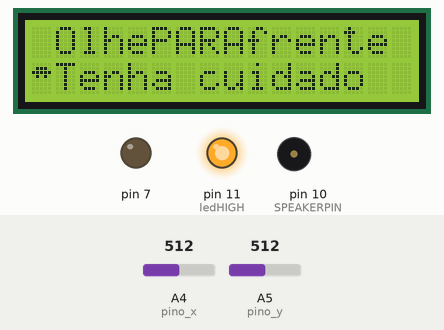
The sketch below on a simulated Arduino Uno, built with avr-gcc and run on an emulated ATmega328P. Shown: 16×2 character LCD, output pins drawn as LEDs (lit = HIGH), buzzer (waves = sounding, pin HIGH). The inputs (shaded band) are chosen by the test bench; at power-on: A4 (pino_x) = 512, A5 (pino_y) = 512. Random numbers use the default seed unless the sketch sets one.

Above: at 0.1 s.
At 39.5 s:
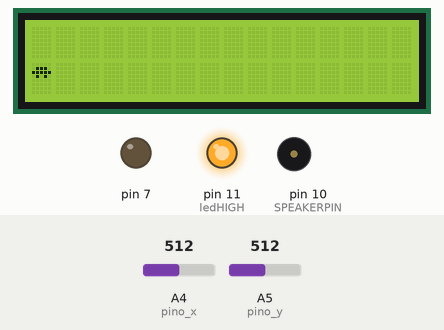
At 77.2 s:
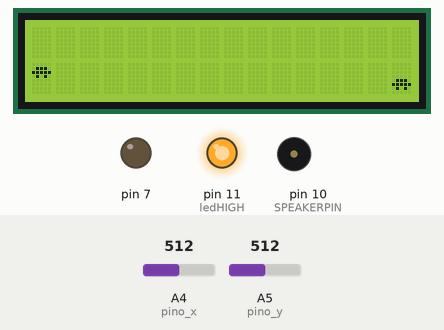
At 114.9 s:
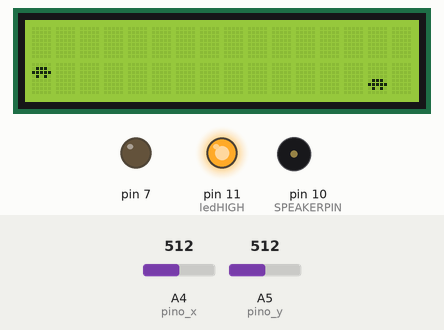

Measured:
- what the display in image 1 shows lasts 37.7 s, from 39.5 s to 77.2 s

The sketch:

JogoComArduino+MUSICAThemeMario.ino
```cpp
#include <LiquidCrystal.h>

LiquidCrystal lcd(9, 8, 5, 4, 3, 2); // Declarando os pinos a serem usados.
const int POTPIN = 1;  // Potenciometro no pino A1 do Arduino
//NOTAS DA MUSICA
/*************************************************
 * Public Constants
 *************************************************/

#define NOTE_B0  31
#define NOTE_C1  33
#define NOTE_CS1 35
#define NOTE_D1  37
#define NOTE_DS1 39
#define NOTE_E1  41
#define NOTE_F1  44
#define NOTE_FS1 46
#define NOTE_G1  49
#define NOTE_GS1 52
#define NOTE_A1  55
#define NOTE_AS1 58
#define NOTE_B1  62
#define NOTE_C2  65
#define NOTE_CS2 69
#define NOTE_D2  73
#define NOTE_DS2 78
#define NOTE_E2  82
#define NOTE_F2  87
#define NOTE_FS2 93
#define NOTE_G2  98
#define NOTE_GS2 104
#define NOTE_A2  110
#define NOTE_AS2 117
#define NOTE_B2  123
#define NOTE_C3  131
#define NOTE_CS3 139
#define NOTE_D3  147
#define NOTE_DS3 156
#define NOTE_E3  165
#define NOTE_F3  175
#define NOTE_FS3 185
#define NOTE_G3  196
#define NOTE_GS3 208
#define NOTE_A3  220
#define NOTE_AS3 233
#define NOTE_B3  247
#define NOTE_C4  262
#define NOTE_CS4 277
#define NOTE_D4  294
#define NOTE_DS4 311
#define NOTE_E4  330
#define NOTE_F4  349
#define NOTE_FS4 370
#define NOTE_G4  392
#define NOTE_GS4 415
#define NOTE_A4  440
#define NOTE_AS4 466
#define NOTE_B4  494
#define NOTE_C5  523
#define NOTE_CS5 554
#define NOTE_D5  587
#define NOTE_DS5 622
#define NOTE_E5  659
#define NOTE_F5  698
#define NOTE_FS5 740
#define NOTE_G5  784
#define NOTE_GS5 831
#define NOTE_A5  880
#define NOTE_AS5 932
#define NOTE_B5  988
#define NOTE_C6  1047
#define NOTE_CS6 1109
#define NOTE_D6  1175
#define NOTE_DS6 1245
#define NOTE_E6  1319
#define NOTE_F6  1397
#define NOTE_FS6 1480
#define NOTE_G6  1568
#define NOTE_GS6 1661
#define NOTE_A6  1760
#define NOTE_AS6 1865
#define NOTE_B6  1976
#define NOTE_C7  2093
#define NOTE_CS7 2217
#define NOTE_D7  2349
#define NOTE_DS7 2489
#define NOTE_E7  2637
#define NOTE_F7  2794
#define NOTE_FS7 2960
#define NOTE_G7  3136
#define NOTE_GS7 3322
#define NOTE_A7  3520
#define NOTE_AS7 3729
#define NOTE_B7  3951
#define NOTE_C8  4186
#define NOTE_CS8 4435
#define NOTE_D8  4699
#define NOTE_DS8 4978

#define melodyPin 3
//Mario main theme melody
int melody[] = {
  NOTE_E7, NOTE_E7, 0, NOTE_E7,
  0, NOTE_C7, NOTE_E7, 0,
  NOTE_G7, 0, 0,  0,
  NOTE_G6, 0, 0, 0,

  NOTE_C7, 0, 0, NOTE_G6,
  0, 0, NOTE_E6, 0,
  0, NOTE_A6, 0, NOTE_B6,
  0, NOTE_AS6, NOTE_A6, 0,

  NOTE_G6, NOTE_E7, NOTE_G7,
  NOTE_A7, 0, NOTE_F7, NOTE_G7,
  0, NOTE_E7, 0, NOTE_C7,
  NOTE_D7, NOTE_B6, 0, 0,

  NOTE_C7, 0, 0, NOTE_G6,
  0, 0, NOTE_E6, 0,
  0, NOTE_A6, 0, NOTE_B6,
  0, NOTE_AS6, NOTE_A6, 0,

  NOTE_G6, NOTE_E7, NOTE_G7,
  NOTE_A7, 0, NOTE_F7, NOTE_G7,
  0, NOTE_E7, 0, NOTE_C7,
  NOTE_D7, NOTE_B6, 0, 0
};
//Mario main them tempo
int tempo[] = {
  12, 12, 12, 12,
  12, 12, 12, 12,
  12, 12, 12, 12,
  12, 12, 12, 12,

  12, 12, 12, 12,
  12, 12, 12, 12,
  12, 12, 12, 12,
  12, 12, 12, 12,

  9, 9, 9,
  12, 12, 12, 12,
  12, 12, 12, 12,
  12, 12, 12, 12,

  12, 12, 12, 12,
  12, 12, 12, 12,
  12, 12, 12, 12,
  12, 12, 12, 12,

  9, 9, 9,
  12, 12, 12, 12,
  12, 12, 12, 12,
  12, 12, 12, 12,
};
//Underworld melody
int underworld_melody[] = {
  NOTE_C4, NOTE_C5, NOTE_A3, NOTE_A4,
  NOTE_AS3, NOTE_AS4, 0,
  0,
  NOTE_C4, NOTE_C5, NOTE_A3, NOTE_A4,
  NOTE_AS3, NOTE_AS4, 0,
  0,
  NOTE_F3, NOTE_F4, NOTE_D3, NOTE_D4,
  NOTE_DS3, NOTE_DS4, 0,
  0,
  NOTE_F3, NOTE_F4, NOTE_D3, NOTE_D4,
  NOTE_DS3, NOTE_DS4, 0,
  0, NOTE_DS4, NOTE_CS4, NOTE_D4,
  NOTE_CS4, NOTE_DS4,
  NOTE_DS4, NOTE_GS3,
  NOTE_G3, NOTE_CS4,
  NOTE_C4, NOTE_FS4, NOTE_F4, NOTE_E3, NOTE_AS4, NOTE_A4,
  NOTE_GS4, NOTE_DS4, NOTE_B3,
  NOTE_AS3, NOTE_A3, NOTE_GS3,
  0, 0, 0
};
//Underwolrd tempo
int underworld_tempo[] = {
  12, 12, 12, 12,
  12, 12, 6,
  3,
  12, 12, 12, 12,
  12, 12, 6,
  3,
  12, 12, 12, 12,
  12, 12, 6,
  3,
  12, 12, 12, 12,
  12, 12, 6,
  6, 18, 18, 18,
  6, 6,
  6, 6,
  6, 6,
  18, 18, 18, 18, 18, 18,
  10, 10, 10,
  10, 10, 10,
  3, 3, 3
};


// Precisamos girar todo o potenciometro para o carrinho subir e...
//descer no visor do LCD.
int pino_x = A4; //Pino ligado ao VRX do joystick
int pino_y = A5; //Pino ligado ao VRY do joystick
int val_x;   //Armazena o valor do eixo VRX
int val_y;   //Armazena o valor do eixo VRY
int ledHIGH = 11;
const int MAXPOT = 1024;

// Declara o pino digital 10 para acionar o Speaker.
const int SPEAKERPIN = 10;
// Um pino analogico que não esta conectado a nada.
const int RANDSEEDPIN = 0;

// Inicia devagar e a cada milisegundos vai aumetando a velocidade...
const int MINSTEPDURATION = 150;

// Até chegar ao máximo de sua velocidade.
const int MAXSTEPDURATION = 300;
const int NGLYPHS = 6;
byte glyphs[NGLYPHS][8] = {  // Iremos criar os carros e caminhões...

  // Imagem carro para cima.
  { B00000,
    B01110,
    B11111,
    B01010,
    B00000,
    B00000,
    B00000,
    B00000}

  // Imagem carro para baixo.
,  {B00000,
    B00000,
    B00000,
    B00000,
    B01110,
    B11111,
    B01010,
    B00000}

  // Imagem do caminhão para baixo.
,  {B00000,
    B00000,
    B00000,
    B00000,
    B11110,
    B11111,
    B01010,
    B00000}

  // Imagem de batida para baixo.
  ,{B00000,
    B00000,
    B00000,
    B10101,
    B01110,
    B01110,
    B10101,
    B00000}

};

const int NCARPOSITIONS = 4;

const char BLANK=32;

char car2glyphs[NCARPOSITIONS][2] = {

  {1,BLANK},{2,BLANK},{BLANK,1},{BLANK,2}

};

char truck2glyphs[NCARPOSITIONS][2] = {

  {3,BLANK},{4,BLANK},{BLANK,3},{BLANK,4}

};

char crash2glyphs[NCARPOSITIONS][2] = {

  {5,BLANK},{6,BLANK},{BLANK,5},{BLANK,6}

};

const int ROADLEN = 15; // Largura do LCD (sem contar nosso carro).

int road[ROADLEN]; // Posição dos outros carros.

char line_buff[2+ROADLEN];

int road_index;

int car_pos;

// Off-the-grid posição significa coluna vazia, então MAXROADPOS

 // Determina a probabilidade de um carro numa coluna

 // Por exemplo 3 * NCARPOSITIONS dá p = 1/3

const int MAXROADPOS = 3*NCARPOSITIONS;

int step_duration;

int crash; // Verdadeiro se haver colisão.

unsigned int crashtime;

const int CRASHSOUNDDURATION = 200;


const char *INTRO1="OlhePARAfrente";

const char *INTRO2="Tenha cuidado";

const int INTRODELAY = 2000; // Introdução com duração de dois segundos.

void setup()

{

  crash = crashtime = road_index = 0;

  step_duration = MAXSTEPDURATION;

  line_buff[1+ROADLEN] = '\0';

  randomSeed(analogRead(RANDSEEDPIN));

  for (int i=0; i<NGLYPHS; i++) {

    lcd.createChar(i+1,glyphs[i]);

  }

  for (int i=0; i<ROADLEN; i++) {

    road[i]=-1;

  }
  pinMode(7, OUTPUT);
  pinMode(SPEAKERPIN,OUTPUT);  // Define pino 10 com de saída.

  analogWrite(SPEAKERPIN,0); // Para estar no lado seguro.

  lcd.begin(16,2);  // Inicia o LCD de 16X2.

  getSteeringWheel();

  drawRoad();
  pinMode(ledHIGH,OUTPUT);
  digitalWrite(ledHIGH, HIGH);

  lcd.setCursor(1,0); // Na primeira coluna e linha 0...

  lcd.print(INTRO1);  // Imprima "CaminhoeAfrente".

  lcd.setCursor(1,1); // Na primeira coluna linha 1...

  lcd.print(INTRO2); // Imprima "Tenha cuidado".

  delay(INTRODELAY); // Aguarda 2 segundos antes de começar o jogo.

}

void loop() {
  sing(1);
  sing(1);
  sing(2);

  unsigned long now = millis()-INTRODELAY;

  if (!crash) {

    getSteeringWheel();

    crash = (car_pos==road[road_index]);

  }

  if (crash) {

    if (!crashtime) {

      crashtime=now;

      drawRoad();

      lcd.setCursor(2,0); // Na coluna 2 lina 0...

      lcd.print("Grave colisao!!"); // Imprima "Grave colisão!!".

      lcd.setCursor(2,1);

      lcd.print(now/1000);

      lcd.print(" segundos.");

    }

    if ((now-crashtime)<CRASHSOUNDDURATION) {

      analogWrite(SPEAKERPIN,random(255));

    }

    else {

      analogWrite(SPEAKERPIN,0);

    }

    delay(10); // De 10 milisegundos.

  }

  else {

    int prev_pos = road[(road_index-1)%ROADLEN];

    int this_pos = random(MAXROADPOS);

    while (abs(this_pos-prev_pos)<1) {

      this_pos = random(MAXROADPOS);

    }

    road[road_index] = this_pos;

    road_index = (road_index+1)%ROADLEN;

    drawRoad();

    delay(step_duration); // Delay de 300 milisegundos.

    if (step_duration>MINSTEPDURATION) {

      step_duration--;

    }

  }
}
int song = 0;

void sing(int s) {
  // iterate over the notes of the melody:
  song = s;
  if (song == 2) {
    Serial.println(" 'Underworld Theme'");
    int size = sizeof(underworld_melody) / sizeof(int);
    for (int thisNote = 0; thisNote < size; thisNote++) {

      // to calculate the note duration, take one second
      // divided by the note type.
      //e.g. quarter note = 1000 / 4, eighth note = 1000/8, etc.
      int noteDuration = 1000 / underworld_tempo[thisNote];

      buzz(melodyPin, underworld_melody[thisNote], noteDuration);

      // to distinguish the notes, set a minimum time between them.
      // the note's duration + 30% seems to work well:
      int pauseBetweenNotes = noteDuration * 1.30;
      delay(pauseBetweenNotes);

      // stop the tone playing:
      buzz(melodyPin, 0, noteDuration);

    }

  } else {

    int size = sizeof(melody) / sizeof(int);
    for (int thisNote = 0; thisNote < size; thisNote++) {

      // to calculate the note duration, take one second
      // divided by the note type.
      //e.g. quarter note = 1000 / 4, eighth note = 1000/8, etc.
      int noteDuration = 1000 / tempo[thisNote];

      buzz(melodyPin, melody[thisNote], noteDuration);

      // to distinguish the notes, set a minimum time between them.
      // the note's duration + 30% seems to work well:
      int pauseBetweenNotes = noteDuration * 1.30;
      delay(pauseBetweenNotes);

      // stop the tone playing:
      buzz(melodyPin, 0, noteDuration);

    }
  }
}

void buzz(int targetPin, long frequency, long length) {
  digitalWrite(13, HIGH);
  long delayValue = 1000000 / frequency / 2; // calculate the delay value between transitions
  //// 1 second's worth of microseconds, divided by the frequency, then split in half since
  //// there are two phases to each cycle
  long numCycles = frequency * length / 1000; // calculate the number of cycles for proper timing
  //// multiply frequency, which is really cycles per second, by the number of seconds to
  //// get the total number of cycles to produce
  for (long i = 0; i < numCycles; i++) { // for the calculated length of time...
    digitalWrite(targetPin, HIGH); // write the buzzer pin high to push out the diaphram
    delayMicroseconds(delayValue); // wait for the calculated delay value
    digitalWrite(targetPin, LOW); // write the buzzer pin low to pull back the diaphram
    delayMicroseconds(delayValue); // wait again or the calculated delay value
  }
  digitalWrite(13, LOW);

}
void getSteeringWheel() {
   car_pos = analogRead(pino_x);
  //Converte o valor lido para um valor entre 1 e 180 graus
  car_pos = map( car_pos,0,1024,180,NCARPOSITIONS);
car_pos = analogRead(pino_y);
car_pos = map( car_pos,0,1024,0,NCARPOSITIONS);
}

void drawRoad() {

  for (int i=0; i<2; i++) {

    if (crash) {

      line_buff[0]=crash2glyphs[car_pos][i];

    }

     else {

      line_buff[0]=car2glyphs[car_pos][i];

    }

  for (int j=0; j<ROADLEN; j++) {

  int pos = road[(j+road_index)%ROADLEN];

  line_buff[j+1]= pos>=0&&pos>NCARPOSITIONS?truck2glyphs[pos][i]:BLANK;

    }

    lcd.setCursor(0,i);

    lcd.print(line_buff);

  }

}
```
